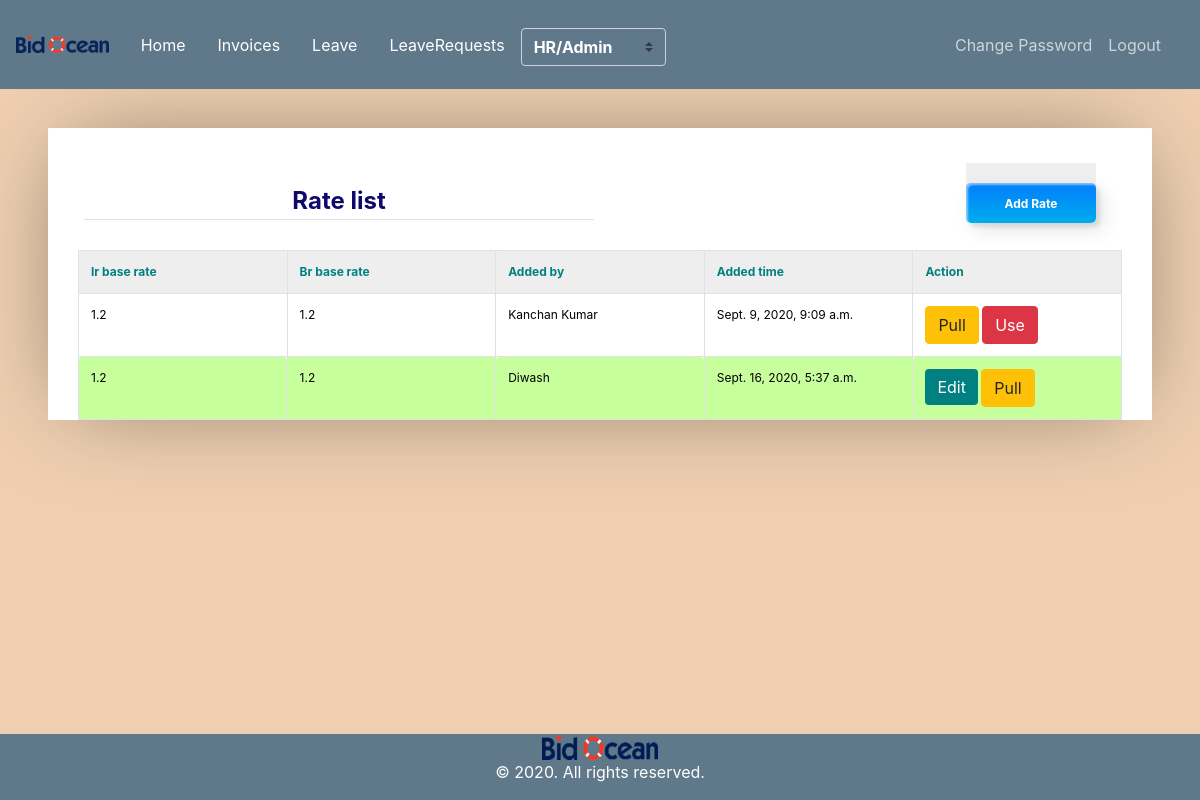
Page /rate-list/ (signed in) on the committed database.
### user_invoice/models.py (models this page shows, shortened)
class Rate(models.Model):
	id                  = models.AutoField(primary_key=True)
	base_ir             = models.CharField(max_length=300, null=True, blank=True)
	base_br             = models.CharField(max_length=200, null=True, blank=True)
	total_pay           = models.CharField(max_length=200, null=True, blank=True)
	difficultnp         = models.CharField(max_length=300, null=True, blank=True)
	extra_hours         = models.CharField(max_length=300, null=True, blank=True)
	file_attach         = models.CharField(max_length=300, null=True, blank=True)
	add_auth_days       = models.CharField(max_length=300, null=True, blank=True)
	new_entities_added  = models.CharField(max_length=300, null=True, blank=True)
	extra_days          = models.CharField(max_length=300, null=True, blank=True)
	duplicate_entities  = models.CharField(max_length=300, null=True, blank=True)
	errors              = models.CharField(max_length=300, null=True, blank=True)
	fines               = models.CharField(max_length=300, null=True, blank=True)
	duplicate_solic     = models.CharField(max_length=300)
	entity_cont_wrong   = models.CharField(max_length=300)
	false_referal       = models.CharField(max_length=300)
	fraudsolic_update   = models.CharField(max_length=300)
	source_ret_wo_res   = models.CharField(max_length=300)
	missed_bond         = models.CharField(max_length=300)
	missed_categories   = models.CharField(max_length=300)
	missed_solic_src    = models.CharField(max_length=300)
	missed_file         = models.CharField(max_length=300)
	missed_link         = models.CharField(max_length=300)
	missed_term         = models.CharField(max_length=300)
	not_posted_lead     = models.CharField(max_length=300)
	other_error         = models.CharField(max_length=300)
	other_serious_err   = models.CharField(max_length=300)
	refreshing_wds      = models.CharField(max_length=300)
	wage_not_selected   = models.CharField(max_length=300)
	skipped_solic       = models.CharField(max_length=300)
	source_ret_wo_note  = models.CharField(max_length=300)
	unjustified_absence = models.CharField(max_length=300)
	wrong_pre_bid       = models.CharField(max_length=300)
	wrong_categories    = models.CharField(max_length=300)
	wrong_geo_location  = models.CharField(max_length=300)
	incorrect_scope     = models.CharField(max_length=300)
	wrong_text_format   = models.CharField(max_length=300)
	auth_day_off        = models.CharField(max_length=300)
	unauth_day_off      = models.CharField(max_length=300)
	added_by            = models.ForeignKey(Employee, on_delete=models.SET_NULL, null=True, blank=True)
	added_date          = models.DateTimeField(auto_now_add=True)
	is_approved         = models.SmallIntegerField(default=0)

class Employee(models.Model):
	id         = models.AutoField(primary_key=True)
	name       = models.CharField(max_length=300)
	role       = models.ForeignKey(Role,on_delete=models.CASCADE)
	salary     = models.CharField(max_length=300, null=True, blank=True)
	address    = models.CharField(max_length=300)
	emp_id     = models.CharField(max_length=300, null=True, blank=True)
	phone_no   = models.CharField(max_length=300)
	auth_tbl   = models.OneToOneField(Userdetail, on_delete=models.CASCADE)
	added_at   = models.DateTimeField(auto_now_add=True)
	is_manager = models.SmallIntegerField(default=0)
	report_to  = models.ForeignKey('self', on_delete=models.SET_NULL, null=True, blank=True, related_name='empreport_to')

### user_invoice/views.py (the view)
# urls.py: path('rate-list/',views.RateDisplayView.as_view(),name='rate_list'),
class RateDisplayView(AdminOrHRPanelMixin,TemplateView):
    template_name = "user_invoice/rate_list.html"
    def get(self, request):
        employee = Employee.objects.get(auth_tbl=self.request.user)
        role     = employee.role.name.lower()
        context = {
            'role'     : role,
            'rates'    : Rate.objects.all(),
            'title'    : 'Rate list',
            'employee' : employee
        }
        return render(request, self.template_name, context)

### user_invoice/mixin.py (called while the page is built)
    def test_func(self):
        user     = self.request.user
        employee = Employee.objects.get(auth_tbl=user)
        return employee.role.name.lower() == 'admin' or employee.role.name.lower() == 'hr'

### user_invoice/templates/user_invoice/rate_list.html (shortened to what this page needs)
{% extends "user_invoice/base.html" %}
{% load crispy_forms_tags %}
{% block content %}
		<div class='container'>
		<table  width="100%">
			<tr>
				<td><legend class="border-bottom mb-4" style="color: rgb(15, 9, 105);text-align: center;"><b>Rate list</b> </legend></td>
				<td align="right"><a href="{% url 'rate_add' %}"><button class="custom-btn btn-12"><span>Click!</span><span><b> Add Rate</b></span></button></a></td>
			</tr>
		</table>
		<table cellpadding="0" cellspacing="0" border="0" class="table table-bordered table-striped  display" width="100%">
			<tr>
				<th style="color: teal;"><b>Ir base rate</b>  </th>
				<th style="color: teal;"><b>Br base rate</b></th>
				<th style="color: teal;"><b> Added by</b></th>
				<th style="color: teal;"><b> Added time</b></th>
				<th style="color: teal;"><b> Action</b></th>
			</tr>
			{% for rate in rates %}
				<tr {% if rate.is_approved == 1 %} style="background-color:#C8FF9D" {% endif %}>
					<td style="color: rgb(0, 0, 0);">{{rate.base_ir}}</td>
					<td style="color: rgb(0, 0, 0);">{{rate.base_br}}</td>
					<td style="color: rgb(0, 0, 0);">{{rate.added_by.name}}</td>
					<td style="color: rgb(0, 0, 0);">{{rate.added_date}}</td>
					<td style="color: rgb(0, 0, 0);">{% if employee.pk == rate.added_by.pk %}<a href="{% url 'rate_edit' rate.pk %}"><button  class="btn btn-primary shadow-none"  style="background-color:teal;border: none;">Edit</button></a>{% endif %} <a href="{% url 'rate_pull' rate.pk %}"><button  class="btn btn-warning" >Pull</button></a>
						{% if rate.is_approved == 0 %}
						<a href="{% url 'rate_approve' rate.pk %}" onclick="return confirm('Are you sure want to use this rate?')" ><button  class="btn btn-danger" >Use</button></a> </td>
						{% endif %}
				</tr>
			{% endfor %}
		</table>
		</div>
{% endblock content %}

### user_invoice/static/user_invoice/main.css (style rules this page uses)
body { background: #fafafa; color: #333333; margin-top: 5rem; }

### user_invoice/templates/user_invoice/base.html (style rules this page uses)
a { color: white; }

### user_invoice/templates/user_invoice/rate_list.html (style rules this page uses)
* { border: 0; color: inherit; font-family: inherit; font-size: inherit; font-style: inherit; font-weight: inherit; line-height: inherit; list-style: none; margin: 0; padding: 0; text-decoration: none; vertical-align: top; }
table { font-size: 75%; table-layout: fixed; width: 100%; }
table { border-collapse: collapse; border-spacing: 2px; }
th, td { border-width: 0px; padding: 0.5em; position: relative; }
th, td { border-radius: 0.25em; border-style: solid; }
th { background: #EEE; border-color: #BBB; }
td { border-color: #DDD; }
html { font: 16px/1 'Open Sans', sans-serif; overflow: auto; padding: 0.5in; }
html { background: #EFCFB0; cursor: default; }
body { background: #FFF; border-radius: 1px; box-shadow: 0 0 1in -0.25in rgba(0, 0, 0, 0.5); }
.btn-12 { position: relative; right: 20px; bottom: 20px; border:none; box-shadow: none; width: 130px; height: 40px; line-height: 42px; -webkit-perspective: 230px; perspective: 230px; }
.btn-12 span { background: rgb(0,172,238); background: linear-gradient(0deg, rgba(0,172,238,1) 0%, rgba(2,126,251,1) 100%); display: block; position: absolute; width: 130px; height: 40px; box-shadow:inset 2px 2px 2px 0px rgba(255,255,255,.5), 7px 7px 20px 0px rgba(0,0,0,.1), 4px 4px 5px 0px rgba(0,0,0,.1); border-radius: 5px; margin:0; text-align: center; -webkit-box-sizing: border-box; -moz-box-sizing: border-box; box-sizing: border-box; -webkit-transition: all .3s; transition: all .3s; }
.btn-12 span:nth-child(2) { -webkit-transform: rotateX(0deg); -moz-transform: rotateX(0deg); transform: rotateX(0deg); -webkit-transform-origin: 50% 50% -20px; -moz-transform-origin: 50% 50% -20px; transform-origin: 50% 50% -20px; }

### rows in the picture
Rate: base_ir "1.2", base_br "1.2", added_by.name "Kanchan Kumar", added_date "Sept. 9, 2020, 9:09 a.m.", is_approved "Use"
Rate: base_ir "1.2", base_br "1.2", added_by.name "Diwash", added_date "Sept. 16, 2020, 5:37 a.m.", shows "Edit"
